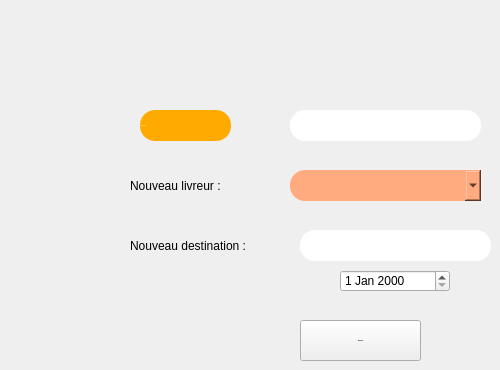
       <widget class="QWidget" name="Modifier_2">
        <attribute name="title">
         <string>Modifier une livraison</string>
        </attribute>
        <widget class="QLabel" name="label_idliv_modif">
         <property name="geometry">
          <rect>
           <x>140</x>
           <y>110</y>
           <width>91</width>
           <height>31</height>
          </rect>
         </property>
         <property name="font">
          <font>
           <family>century gothic</family>
           <pointsize>-1</pointsize>
          </font>
         </property>
         <property name="styleSheet">
          <string notr="true">color:white;
border-radius:15px;
background:#ffaa00;</string>
         </property>
         <property name="text">
          <string>ID LIV MODIF</string>
         </property>
        </widget>
        <widget class="QPushButton" name="modifier_2">
         <property name="geometry">
          <rect>
           <x>300</x>
           <y>320</y>
           <width>121</width>
           <height>41</height>
          </rect>
         </property>
         <property name="font">
          <font>
           <family>century gothic</family>
           <pointsize>-1</pointsize>
           <weight>75</weight>
           <bold>true</bold>
          </font>
         </property>
         <property name="text">
          <string>MODIFIER</string>
         </property>
        </widget>
        <widget class="QLineEdit" name="lineEdit_idliv_modifier">
         <property name="geometry">
          <rect>
           <x>290</x>
           <y>110</y>
           <width>191</width>
           <height>31</height>
          </rect>
         </property>
         <property name="font">
          <font>
           <family>century gothic</family>
           <pointsize>-1</pointsize>
           <weight>75</weight>
           <bold>true</bold>
          </font>
         </property>
         <property name="styleSheet">
          <string notr="true">border-radius:15px;
</string>
         </property>
         <property name="maxLength">
          <number>8</number>
         </property>
         <property name="alignment">
          <set>Qt::AlignCenter</set>
         </property>
        </widget>
        <widget class="QLabel" name="label_nouv_dest">
         <property name="geometry">
          <rect>
           <x>130</x>
           <y>230</y>
           <width>141</width>
           <height>31</height>
          </rect>
         </property>
         <property name="styleSheet">
          <string notr="true">color:white;
border-radius:15px;
QLineEdit
{
background:#ffaa7f;
border-radius:60px;
}

QLineEdit
{
color:black;
border-radius:15px;
}
QLineEdit:hover
{
color:white;
border-radius:15px;
background:#ff5500;
}</string>
         </property>
         <property name="text">
          <string>Nouveau destination :</string>
         </property>
        </widget>
        <widget class="QLabel" name="label_nouv_liveur">
         <property name="geometry">
          <rect>
           <x>130</x>
           <y>170</y>
           <width>121</width>
           <height>31</height>
          </rect>
         </property>
         <property name="styleSheet">
          <string notr="true">color:white;
border-radius:15px;
QLineEdit
{
background:#ffaa7f;
border-radius:60px;
}

QLineEdit
{
color:black;
border-radius:15px;
}
QLineEdit:hover
{
color:white;
border-radius:15px;
background:#ff5500;
}</string>
         </property>
         <property name="text">
          <string>Nouveau livreur : </string>
         </property>
        </widget>
        <widget class="QLineEdit" name="lineEdit_nouv_dest">
         <property name="geometry">
          <rect>
           <x>300</x>
           <y>230</y>
           <width>191</width>
           <height>31</height>
          </rect>
         </property>
         <property name="font">
          <font>
           <family>century gothic</family>
           <pointsize>-1</pointsize>
           <weight>75</weight>
           <bold>true</bold>
          </font>
         </property>
         <property name="styleSheet">
          <string notr="true">border-radius:15px;
</string>
         </property>
         <property name="maxLength">
          <number>8</number>
         </property>
         <property name="alignment">
          <set>Qt::AlignCenter</set>
         </property>
        </widget>
        <widget class="QComboBox" name="comboBox2">
         <property name="geometry">
          <rect>
           <x>290</x>
           <y>170</y>
           <width>191</width>
           <height>31</height>
          </rect>
         </property>
         <property name="font">
          <font>
           <family>century gothic</family>
           <pointsize>-1</pointsize>
           <weight>75</weight>
           <bold>true</bold>
          </font>
         </property>
         <property name="styleSheet">
          <string notr="true">QComboBox
{
background:#ffaa7f;
border-radius:60px;
}

QComboBox{
color:black;
border-radius:15px;
}
QComboBox:hover
{
color:black;
border-radius:15px;
background:#ff5500;
}</string>
         </property>
        </widget>
        <widget class="QDateEdit" name="dateEdit_4">
         <property name="geometry">
          <rect>
           <x>340</x>
           <y>270</y>
           <width>110</width>
           <height>22</height>
          </rect>
         </property>
        </widget>
       </widget>
